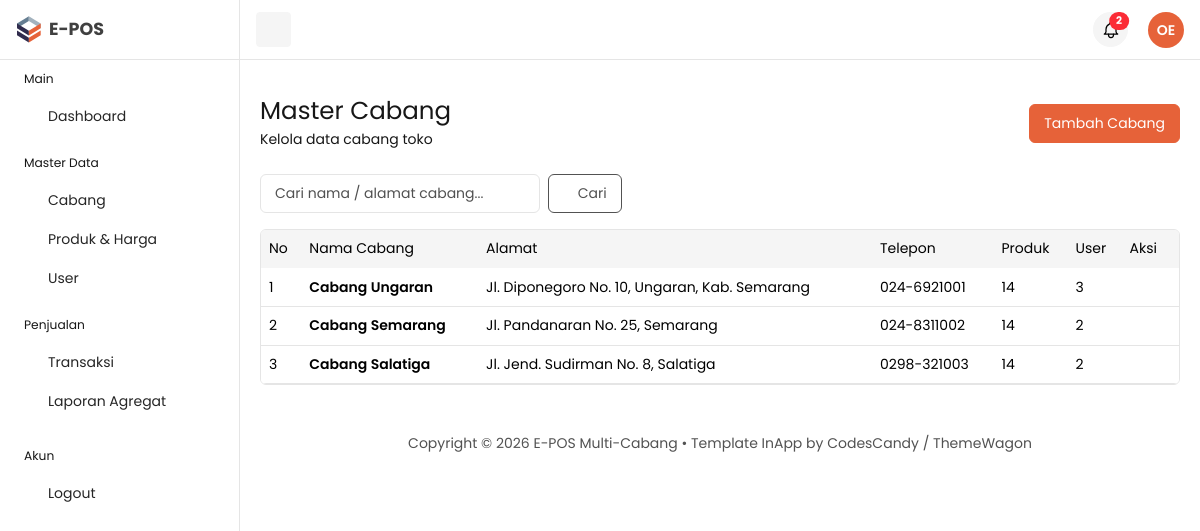
Page /owner/index.php?page=kategori (signed in) on the committed database.
### tables this page shows
CREATE TABLE `branches` (
  `id`          INT NOT NULL AUTO_INCREMENT,
  `nama_cabang` VARCHAR(100) NOT NULL,
  `alamat`      TEXT,
  `telepon`     VARCHAR(20) DEFAULT NULL,
  PRIMARY KEY (`id`)
);

### owner/function/guard.php (called while the page is built, shortened)
<?php
function e($v)
{
    return htmlspecialchars((string) $v, ENT_QUOTES, 'UTF-8');
}

### owner/database/connection.php (called while the page is built, shortened)
<?php
require_once __DIR__ . '/../../login/database/cek_skema.php';
class Database
{
    private $host = "localhost";
    private $username = "root";
    private $password = "";
    private $database = "e-pos";
    public $conn;
    public function __construct()
    {
        try {
            $this->conn = new mysqli(
                $this->host,
                $this->username,
                $this->password,
                $this->database
            );
        } catch (mysqli_sql_exception $ex) {
            eposHentikan('Tidak bisa terhubung ke database "' . $this->database . '". (' . $ex->getMessage() . ')');
        }
        $this->conn->set_charset('utf8mb4');
        eposCekSkema($this->conn);
    }
}

### login/database/cek_skema.php (called while the page is built, shortened)
<?php
function eposCekSkema($conn)
{
    $cek = [
        'branches'            => 'id, nama_cabang, alamat, telepon',
        'users'               => 'id, nama, email, password, role, branch_id',
        'products'            => 'id, branch_id, nama_produk, harga_jual, stok',
        'transactions'        => 'id, branch_id, cashier_id, invoice_number, total_bayar, diskon, tanggal, status',
        'transaction_details' => 'id, transaction_id, product_id, jumlah, harga_satuan, subtotal',
    ];
    foreach ($cek as $tabel => $kolom) {
        try {
            $conn->query("SELECT $kolom FROM $tabel LIMIT 1");
        } catch (mysqli_sql_exception $ex) {
            eposHentikan("Tabel '$tabel' belum ada atau kolomnya tidak sesuai. (" . $ex->getMessage() . ')');
        }
    }
}

### owner/function/kategori.php (called while the page is built, shortened)
<?php
require_once 'database/connection.php';
class Kategori
{
    private $conn;
    public function __construct()
    {
        $database = new Database();
        $this->conn = $database->conn;
    }
    public function semua($cari = '')
    {
        $like = '%' . $cari . '%';
        $stmt = $this->conn->prepare(
            "SELECT b.*,
                    (SELECT COUNT(*) FROM products p WHERE p.branch_id = b.id) AS jml_produk,
                    (SELECT COUNT(*) FROM users u WHERE u.branch_id = b.id) AS jml_user
             FROM branches b
             WHERE b.nama_cabang LIKE ? OR b.alamat LIKE ?
             ORDER BY b.id ASC"
        );
        $stmt->bind_param('ss', $like, $like);
        $stmt->execute();
        return $stmt->get_result()->fetch_all(MYSQLI_ASSOC);
    }
}

### owner/pages/kategori/kategori.php (the view, shortened to what this page needs)
<?php
require_once 'function/kategori.php';
$kategori = new Kategori();
$cari = isset($_GET['cari']) ? trim($_GET['cari']) : '';
$data = $kategori->semua($cari);
?>
<main id="content" class="content py-10">
    <div class="container-fluid">
        <div class="row">
            <div class="col-12">
                <div class="d-flex justify-content-between align-items-center mb-4">
                    <div>
                        <h1 class="fs-3 mb-1">Master Cabang</h1>
                        <p class="mb-0">Kelola data cabang toko</p>
                    </div>
                    <div>
                        <a href="index.php?page=tambahKategori" class="btn btn-primary">Tambah Cabang</a>
                    </div>
                </div>
            </div>
        </div>
        <div class="row">
            <div class="col-12">
                <form method="get" class="d-flex gap-2 mb-3">
                    <input type="text" name="cari" value="<?= e($cari) ?>" class="form-control" placeholder="Cari nama / alamat cabang..." style="max-width: 280px;">
                    <button class="btn btn-outline-secondary" type="submit"><i class="ti ti-search"></i> Cari</button>
                </form>
                <div class="card table-responsive">
                    <table class="table mb-0 text-nowrap table-hover">
                        <thead class="table-light border-light">
                            <tr>
                                <th>No</th>
                                <th>Nama Cabang</th>
                                <th>Alamat</th>
                                <th>Telepon</th>
                                <th>Produk</th>
                                <th>User</th>
                                <th>Aksi</th>
                            </tr>
                        </thead>
                        <tbody>
                            <?php $no = 1; foreach ($data as $row) { ?>
                                <tr class="align-middle">
                                    <td><?= $no++ ?></td>
                                    <td class="fw-semibold"><?= e($row['nama_cabang']) ?></td>
                                    <td><?= e($row['alamat']) ?></td>
                                    <td><?= e($row['telepon']) ?></td>
                                    <td><?= (int) $row['jml_produk'] ?></td>
                                    <td><?= (int) $row['jml_user'] ?></td>
                                    <td>
                                        <a href="index.php?page=updateKategori&id=<?= (int) $row['id'] ?>"><i class="ti ti-edit"></i></a>
                                        <form method="post" class="d-inline" onsubmit="return confirm('Hapus cabang ini?')">
                                            <button type="submit" class="btn btn-link link-danger p-0 border-0"><i class="ti ti-trash ms-2"></i></button>
                                        </form>
                                    </td>
                                </tr>
                            <?php } ?>
                        </tbody>
                    </table>
                </div>
            </div>
        </div>
        <?php include 'components/footer.php'; ?>
    </div>
</main>

### rows in the picture
branches: nama_cabang "Cabang Ungaran", alamat "Jl. Diponegoro No. 10, Ungaran, Kab. Semarang", telepon "024-6921001", jml_produk "14", jml_user "3"
branches: nama_cabang "Cabang Semarang", alamat "Jl. Pandanaran No. 25, Semarang", telepon "024-8311002", jml_produk "14", jml_user "2"
branches: nama_cabang "Cabang Salatiga", alamat "Jl. Jend. Sudirman No. 8, Salatiga", telepon "0298-321003", jml_produk "14", jml_user "2"

### other values in the picture
$ini "OE"
